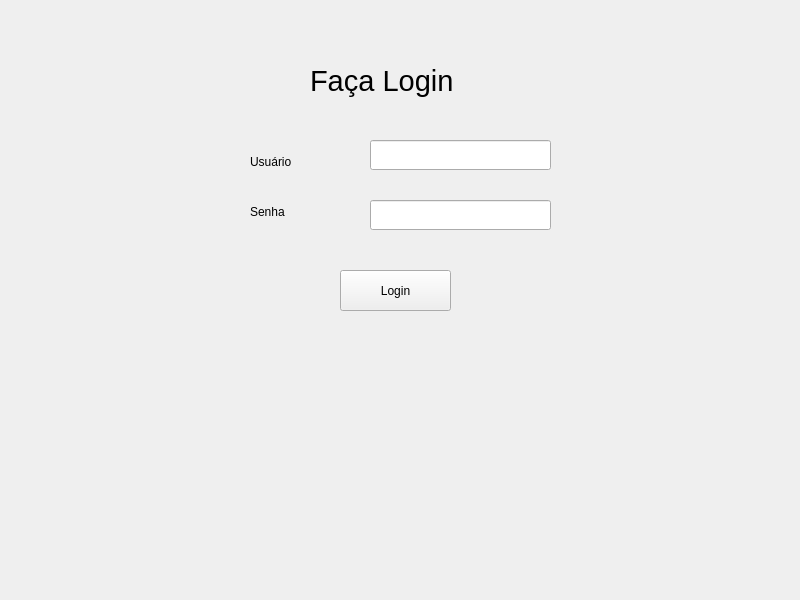
<?xml version="1.0" encoding="UTF-8"?>
<ui version="4.0">
 <class>JanelaLogin</class>
 <widget class="QMainWindow" name="JanelaLogin">
  <property name="geometry">
   <rect>
    <x>0</x>
    <y>0</y>
    <width>800</width>
    <height>600</height>
   </rect>
  </property>
  <property name="windowTitle">
   <string>JanelaLogin</string>
  </property>
  <widget class="QWidget" name="centralwidget">
   <widget class="QLabel" name="logintext">
    <property name="geometry">
     <rect>
      <x>310</x>
      <y>40</y>
      <width>171</width>
      <height>81</height>
     </rect>
    </property>
    <property name="font">
     <font>
      <pointsize>22</pointsize>
     </font>
    </property>
    <property name="text">
     <string>Faça Login</string>
    </property>
   </widget>
   <widget class="QLabel" name="usuariotext">
    <property name="geometry">
     <rect>
      <x>250</x>
      <y>150</y>
      <width>70</width>
      <height>23</height>
     </rect>
    </property>
    <property name="text">
     <string>Usuário</string>
    </property>
   </widget>
   <widget class="QLabel" name="senhatex">
    <property name="geometry">
     <rect>
      <x>250</x>
      <y>200</y>
      <width>70</width>
      <height>23</height>
     </rect>
    </property>
    <property name="text">
     <string>Senha</string>
    </property>
   </widget>
   <widget class="QLineEdit" name="usuarioline">
    <property name="geometry">
     <rect>
      <x>370</x>
      <y>140</y>
      <width>181</width>
      <height>30</height>
     </rect>
    </property>
   </widget>
   <widget class="QLineEdit" name="usuarioline_2">
    <property name="geometry">
     <rect>
      <x>370</x>
      <y>200</y>
      <width>181</width>
      <height>30</height>
     </rect>
    </property>
   </widget>
   <widget class="QPushButton" name="botaologin">
    <property name="geometry">
     <rect>
      <x>340</x>
      <y>270</y>
      <width>111</width>
      <height>41</height>
     </rect>
    </property>
    <property name="text">
     <string>Login</string>
    </property>
   </widget>
  </widget>
 </widget>
 <resources/>
 <connections/>
</ui>
